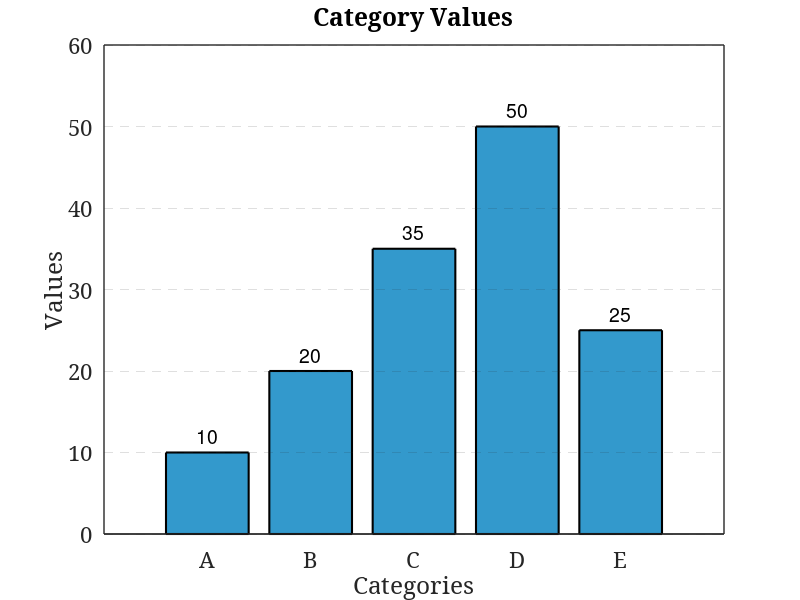

Write MATLAB code to recreate this figure.
% Data
categories = {'A', 'B', 'C', 'D', 'E'};  % Example categories
values = [10, 20, 35, 50, 25];  % Corresponding values for each category

% Create the bar chart
figure;
bar(values, 'FaceColor', [0.2 0.6 0.8], 'EdgeColor', [0 0 0], 'LineWidth', 1.5);  % Light blue bars with black edges

% Add title and labels
title('Category Values', 'FontSize', 24, 'FontWeight', 'bold', 'FontName', 'Cambria');
xlabel('Categories', 'FontSize', 20, 'FontName', 'Cambria');
ylabel('Values', 'FontSize', 20, 'FontName', 'Cambria');

% Customize x-axis labels
set(gca, 'XTick', 1:length(categories));  % Set x-axis ticks at bar positions
set(gca, 'XTickLabel', categories, 'FontSize', 16, 'FontName', 'Cambria');  % Set category labels

% Set y-axis limits
ylim([0 60]);

% Add grid
grid on;
set(gca, 'GridLineStyle', '--');  % Dashed grid lines
set(gca, 'YMinorGrid', 'off');  % Disable minor grid lines
set(gca, 'XGrid', 'off');  % Disable grid lines on the x-axis

% Customize axes
set(gca, 'FontName', 'Cambria', 'FontSize', 16, 'Box', 'on', 'LineWidth', 1);  % Style the axes
set(gca, 'TickLength', [0 0]);  % Remove tick marks

% Add annotations (optional)
for i = 1:length(values)
    text(i, values(i) + 2, num2str(values(i)), 'HorizontalAlignment', 'center', 'FontSize', 14);  % Add value labels
end
